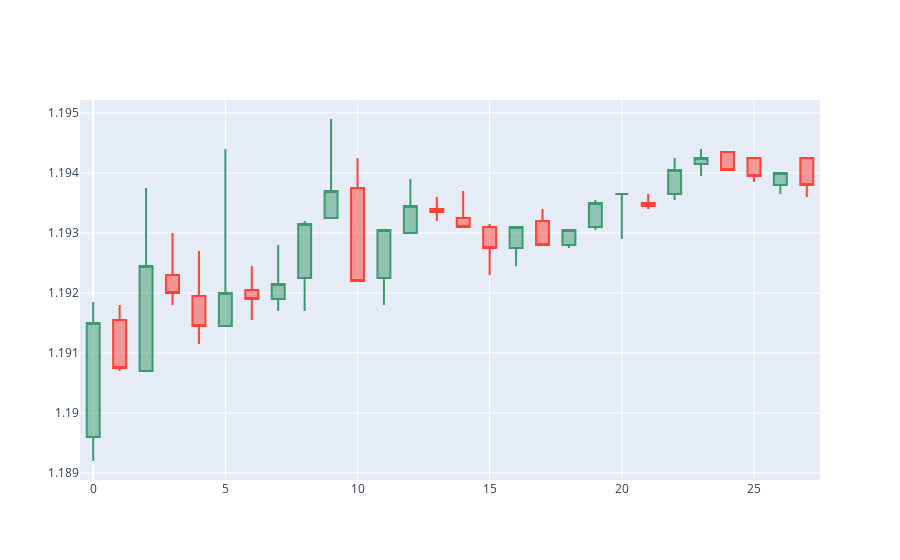

The cell this chart's notebook holds for it:
### Code cell
# Compare with true values
test_y = val_y[test_idx].reshape(-1, LOOK_FORWARD, N_FEATURES)

true_ohlc = np.concatenate((test_x, test_y), axis=1)[0]

fig = go.Figure(data=[
    go.Candlestick(open=true_ohlc[:, 0], high=true_ohlc[:, 1],
    low=true_ohlc[:, 2], close=true_ohlc[:, 3]
    )
])
            
fig.update_layout(xaxis_rangeslider_visible=False)
fig.show()

### Figure 1 — Plotly figure (JSON) as saved in the notebook; plotly's stock layout.template omitted (floating-point values rounded to 4 significant figures)
{"data": [{"close": [1.192, 1.191, 1.192, 1.192, 1.191, 1.192, 1.192, 1.192, 1.193, 1.194, 1.192, 1.193, 1.193, 1.193, 1.193, 1.193, 1.193, 1.193, 1.193, 1.194, 1.194, 1.193, 1.194, 1.194, 1.194, 1.194, 1.194, 1.194], "high": [1.192, 1.192, 1.194, 1.193, 1.193, 1.194, 1.192, 1.193, 1.193, 1.195, 1.194, 1.193, 1.194, 1.194, 1.194, 1.193, 1.193, 1.193, 1.193, 1.194, 1.194, 1.194, 1.194, 1.194, 1.194, 1.194, 1.194, 1.194], "low": [1.189, 1.191, 1.191, 1.192, 1.191, 1.191, 1.192, 1.192, 1.192, 1.193, 1.192, 1.192, 1.193, 1.193, 1.193, 1.192, 1.192, 1.193, 1.193, 1.193, 1.193, 1.193, 1.194, 1.194, 1.194, 1.194, 1.194, 1.194], "open": [1.19, 1.192, 1.191, 1.192, 1.192, 1.191, 1.192, 1.192, 1.192, 1.193, 1.194, 1.192, 1.193, 1.193, 1.193, 1.193, 1.193, 1.193, 1.193, 1.193, 1.194, 1.194, 1.194, 1.194, 1.194, 1.194, 1.194, 1.194], "type": "candlestick"}], "layout": {"xaxis": {"rangeslider": {"visible": false}}}}
